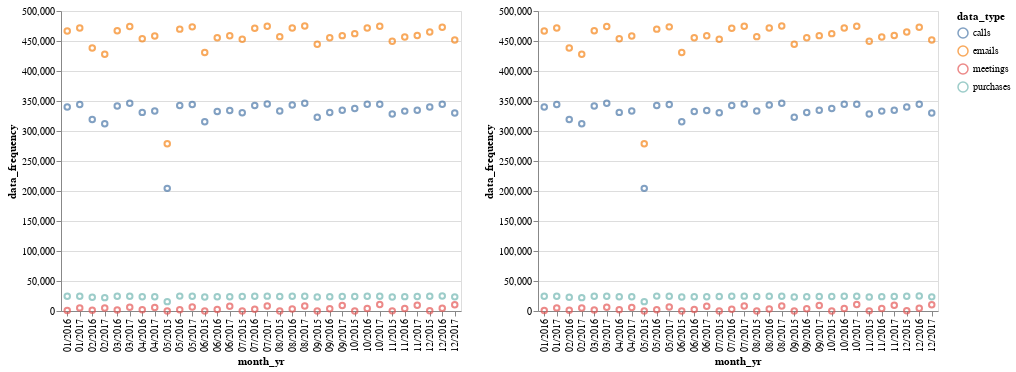

Notebook source saved alongside this figure:
### Code cell
combined_chart

### Figure 1 — Vega-Lite specification as saved in the notebook (floating-point values rounded to 4 significant figures)
{"$schema": "https://vega.github.io/schema/vega-lite/v2.4.3.json", "config": {"view": {"height": 300, "width": 400}}, "hconcat": [{"data": {"values": [{"Unnamed: 0": 0, "data_frequency": 346272, "data_type": "calls", "month_yr": "08/2017"}, {"Unnamed: 0": 1, "data_frequency": 346099, "data_type": "calls", "month_yr": "03/2017"}, {"Unnamed: 0": 2, "data_frequency": 345150, "data_type": "calls", "month_yr": "07/2017"}, {"Unnamed: 0": 3, "data_frequency": 344694, "data_type": "calls", "month_yr": "12/2016"}, {"Unnamed: 0": 4, "data_frequency": 344610, "data_type": "calls", "month_yr": "10/2017"}, {"Unnamed: 0": 5, "data_frequency": 344508, "data_type": "calls", "month_yr": "10/2016"}, {"Unnamed: 0": 6, "data_frequency": 344347, "data_type": "calls", "month_yr": "05/2017"}, {"Unnamed: 0": 7, "data_frequency": 344216, "data_type": "calls", "month_yr": "01/2017"}, {"Unnamed: 0": 8, "data_frequency": 343234, "data_type": "calls", "month_yr": "08/2016"}, {"Unnamed: 0": 9, "data_frequency": 342506, "data_type": "calls", "month_yr": "07/2016"}, {"Unnamed: 0": 10, "data_frequency": 342459, "data_type": "calls", "month_yr": "05/2016"}, {"Unnamed: 0": 11, "data_frequency": 341550, "data_type": "calls", "month_yr": "03/2016"}, {"Unnamed: 0": 12, "data_frequency": 339990, "data_type": "calls", "month_yr": "12/2015"}, {"Unnamed: 0": 13, "data_frequency": 339906, "data_type": "calls", "month_yr": "01/2016"}, {"Unnamed: 0": 14, "data_frequency": 337336, "data_type": "calls", "month_yr": "10/2015"}, {"Unnamed: 0": 15, "data_frequency": 334665, "data_type": "calls", "month_yr": "11/2017"}, {"Unnamed: 0": 16, "data_frequency": 334552, "data_type": "calls", "month_yr": "09/2017"}, {"Unnamed: 0": 17, "data_frequency": 334337, "data_type": "calls", "month_yr": "06/2017"}, {"Unnamed: 0": 18, "data_frequency": 333258, "data_type": "calls", "month_yr": "04/2017"}, {"Unnamed: 0": 19, "data_frequency": 333176, "data_type": "calls", "month_yr": "08/2015"}, {"Unnamed: 0": 20, "data_frequency": 333132, "data_type": "calls", "month_yr": "11/2016"}, {"Unnamed: 0": 21, "data_frequency": 332513, "data_type": "calls", "month_yr": "06/2016"}, {"Unnamed: 0": 22, "data_frequency": 331032, "data_type": "calls", "month_yr": "04/2016"}, {"Unnamed: 0": 23, "data_frequency": 330734, "data_type": "calls", "month_yr": "09/2016"}, {"Unnamed: 0": 24, "data_frequency": 330263, "data_type": "calls", "month_yr": "07/2015"}, {"Unnamed: 0": 25, "data_frequency": 330006, "data_type": "calls", "month_yr": "12/2017"}, {"Unnamed: 0": 26, "data_frequency": 328179, "data_type": "calls", "month_yr": "11/2015"}, {"Unnamed: 0": 27, "data_frequency": 322890, "data_type": "calls", "month_yr": "09/2015"}, {"Unnamed: 0": 28, "data_frequency": 319085, "data_type": "calls", "month_yr": "02/2016"}, {"Unnamed: 0": 29, "data_frequency": 315483, "data_type": "calls", "month_yr": "06/2015"}, {"Unnamed: 0": 30, "data_frequency": 312271, "data_type": "calls", "month_yr": "02/2017"}, {"Unnamed: 0": 31, "data_frequency": 204382, "data_type": "calls", "month_yr": "05/2015"}, {"Unnamed: 0": 32, "data_frequency": 474960, "data_type": "emails", "month_yr": "08/2017"}, {"Unnamed: 0": 33, "data_frequency": 474712, "data_type": "emails", "month_yr": "10/2017"}, {"Unnamed: 0": 34, "data_frequency": 474550, "data_type": "emails", "month_yr": "07/2017"}, {"Unnamed: 0": 35, "data_frequency": 474075, "data_type": "emails", "month_yr": "03/2017"}, {"Unnamed: 0": 36, "data_frequency": 473553, "data_type": "emails", "month_yr": "05/2017"}, {"Unnamed: 0": 37, "data_frequency": 473082, "data_type": "emails", "month_yr": "12/2016"}, {"Unnamed: 0": 38, "data_frequency": 471712, "data_type": "emails", "month_yr": "01/2017"}, {"Unnamed: 0": 39, "data_frequency": 471527, "data_type": "emails", "month_yr": "08/2016"}, {"Unnamed: 0": 40, "data_frequency": 471521, "data_type": "emails", "month_yr": "10/2016"}, {"Unnamed: 0": 41, "data_frequency": 471138, "data_type": "emails", "month_yr": "07/2016"}, {"Unnamed: 0": 42, "data_frequency": 469781, "data_type": "emails", "month_yr": "05/2016"}, {"Unnamed: 0": 43, "data_frequency": 467041, "data_type": "emails", "month_yr": "03/2016"}, {"Unnamed: 0": 44, "data_frequency": 466783, "data_type": "emails", "month_yr": "01/2016"}, {"Unnamed: 0": 45, "data_frequency": 465009, "data_type": "emails", "month_yr": "12/2015"}, {"Unnamed: 0": 46, "data_frequency": 462288, "data_type": "emails", "month_yr": "10/2015"}, {"Unnamed: 0": 47, "data_frequency": 459078, "data_type": "emails", "month_yr": "11/2017"}, {"Unnamed: 0": 48, "data_frequency": 458953, "data_type": "emails", "month_yr": "09/2017"}, {"Unnamed: 0": 49, "data_frequency": 458859, "data_type": "emails", "month_yr": "06/2017"}, {"Unnamed: 0": 50, "data_frequency": 458219, "data_type": "emails", "month_yr": "04/2017"}, {"Unnamed: 0": 51, "data_frequency": 457283, "data_type": "emails", "month_yr": "08/2015"}, {"Unnamed: 0": 52, "data_frequency": 456627, "data_type": "emails", "month_yr": "11/2016"}, {"Unnamed: 0": 53, "data_frequency": 455505, "data_type": "emails", "month_yr": "09/2016"}, {"Unnamed: 0": 54, "data_frequency": 455437, "data_type": "emails", "month_yr": "06/2016"}, {"Unnamed: 0": 55, "data_frequency": 453899, "data_type": "emails", "month_yr": "04/2016"}, {"Unnamed: 0": 56, "data_frequency": 453015, "data_type": "emails", "month_yr": "07/2015"}, {"Unnamed: 0": 57, "data_frequency": 451557, "data_type": "emails", "month_yr": "12/2017"}, {"Unnamed: 0": 58, "data_frequency": 449538, "data_type": "emails", "month_yr": "11/2015"}, {"Unnamed: 0": 59, "data_frequency": 444527, "data_type": "emails", "month_yr": "09/2015"}, {"Unnamed: 0": 60, "data_frequency": 438439, "data_type": "emails", "month_yr": "02/2016"}, {"Unnamed: 0": 61, "data_frequency": 430825, "data_type": "emails", "month_yr": "06/2015"}, {"Unnamed: 0": 62, "data_frequency": 427797, "data_type": "emails", "month_yr": "02/2017"}, {"Unnamed: 0": 63, "data_frequency": 278795, "data_type": "emails", "month_yr": "05/2015"}, {"Unnamed: 0": 64, "data_frequency": 25056, "data_type": "purchases", "month_yr": "12/2016"}, {"Unnamed: 0": 65, "data_frequency": 24792, "data_type": "purchases", "month_yr": "05/2016"}, {"Unnamed: 0": 66, "data_frequency": 24786, "data_type": "purchases", "month_yr": "07/2017"}, {"Unnamed: 0": 67, "data_frequency": 24710, "data_type": "purchases", "month_yr": "08/2017"}, {"Unnamed: 0": 68, "data_frequency": 24660, "data_type": "purchases", "month_yr": "08/2016"}, {"Unnamed: 0": 69, "data_frequency": 24651, "data_type": "purchases", "month_yr": "03/2017"}, {"Unnamed: 0": 70, "data_frequency": 24599, "data_type": "purchases", "month_yr": "05/2017"}, {"Unnamed: 0": 71, "data_frequency": 24595, "data_type": "purchases", "month_yr": "10/2016"}, {"Unnamed: 0": 72, "data_frequency": 24536, "data_type": "purchases", "month_yr": "01/2017"}, {"Unnamed: 0": 73, "data_frequency": 24501, "data_type": "purchases", "month_yr": "07/2016"}, {"Unnamed: 0": 74, "data_frequency": 24500, "data_type": "purchases", "month_yr": "10/2017"}, {"Unnamed: 0": 75, "data_frequency": 24478, "data_type": "purchases", "month_yr": "01/2016"}, {"Unnamed: 0": 76, "data_frequency": 24472, "data_type": "purchases", "month_yr": "03/2016"}, {"Unnamed: 0": 77, "data_frequency": 24460, "data_type": "purchases", "month_yr": "12/2015"}, {"Unnamed: 0": 78, "data_frequency": 24310, "data_type": "purchases", "month_yr": "10/2015"}, {"Unnamed: 0": 79, "data_frequency": 24299, "data_type": "purchases", "month_yr": "08/2015"}, {"Unnamed: 0": 80, "data_frequency": 24036, "data_type": "purchases", "month_yr": "09/2017"}, {"Unnamed: 0": 81, "data_frequency": 23993, "data_type": "purchases", "month_yr": "11/2017"}, {"Unnamed: 0": 82, "data_frequency": 23978, "data_type": "purchases", "month_yr": "07/2015"}, {"Unnamed: 0": 83, "data_frequency": 23941, "data_type": "purchases", "month_yr": "11/2016"}, {"Unnamed: 0": 84, "data_frequency": 23846, "data_type": "purchases", "month_yr": "06/2016"}, {"Unnamed: 0": 85, "data_frequency": 23696, "data_type": "purchases", "month_yr": "04/2016"}, {"Unnamed: 0": 86, "data_frequency": 23695, "data_type": "purchases", "month_yr": "06/2017"}, {"Unnamed: 0": 87, "data_frequency": 23645, "data_type": "purchases", "month_yr": "04/2017"}, {"Unnamed: 0": 88, "data_frequency": 23564, "data_type": "purchases", "month_yr": "09/2016"}, {"Unnamed: 0": 89, "data_frequency": 23545, "data_type": "purchases", "month_yr": "12/2017"}, {"Unnamed: 0": 90, "data_frequency": 23442, "data_type": "purchases", "month_yr": "11/2015"}, {"Unnamed: 0": 91, "data_frequency": 23421, "data_type": "purchases", "month_yr": "09/2015"}, {"Unnamed: 0": 92, "data_frequency": 23282, "data_type": "purchases", "month_yr": "06/2015"}, {"Unnamed: 0": 93, "data_frequency": 22803, "data_type": "purchases", "month_yr": "02/2016"}, {"Unnamed: 0": 94, "data_frequency": 22291, "data_type": "purchases", "month_yr": "02/2017"}, {"Unnamed: 0": 95, "data_frequency": 15617, "data_type": "purchases", "month_yr": "05/2015"}, {"Unnamed: 0": 96, "data_frequency": 10681, "data_type": "meetings", "month_yr": "10/2017"}, {"Unnamed: 0": 97, "data_frequency": 10406, "data_type": "meetings", "month_yr": "12/2017"}, {"Unnamed: 0": 98, "data_frequency": 9723, "data_type": "meetings", "month_yr": "11/2017"}, {"Unnamed: 0": 99, "data_frequency": 9115, "data_type": "meetings", "month_yr": "09/2017"}, {"Unnamed: 0": 100, "data_frequency": 8506, "data_type": "meetings", "month_yr": "08/2017"}, {"Unnamed: 0": 101, "data_frequency": 8424, "data_type": "meetings", "month_yr": "07/2017"}, {"Unnamed: 0": 102, "data_frequency": 7747, "data_type": "meetings", "month_yr": "06/2017"}, {"Unnamed: 0": 103, "data_frequency": 6586, "data_type": "meetings", "month_yr": "05/2017"}, {"Unnamed: 0": 104, "data_frequency": 6395, "data_type": "meetings", "month_yr": "03/2017"}, {"Unnamed: 0": 105, "data_frequency": 5909, "data_type": "meetings", "month_yr": "04/2017"}, {"Unnamed: 0": 106, "data_frequency": 5207, "data_type": "meetings", "month_yr": "01/2017"}, {"Unnamed: 0": 107, "data_frequency": 4994, "data_type": "meetings", "month_yr": "02/2017"}, {"Unnamed: 0": 108, "data_frequency": 4739, "data_type": "meetings", "month_yr": "12/2016"}, {"Unnamed: 0": 109, "data_frequency": 4206, "data_type": "meetings", "month_yr": "10/2016"}, {"Unnamed: 0": 110, "data_frequency": 4162, "data_type": "meetings", "month_yr": "11/2016"}, {"Unnamed: 0": 111, "data_frequency": 3840, "data_type": "meetings", "month_yr": "09/2016"}, {"Unnamed: 0": 112, "data_frequency": 3230, "data_type": "meetings", "month_yr": "08/2016"}, {"Unnamed: 0": 113, "data_frequency": 2872, "data_type": "meetings", "month_yr": "07/2016"}, {"Unnamed: 0": 114, "data_frequency": 2415, "data_type": "meetings", "month_yr": "06/2016"}, {"Unnamed: 0": 115, "data_frequency": 2101, "data_type": "meetings", "month_yr": "05/2016"}, {"Unnamed: 0": 116, "data_frequency": 1923, "data_type": "meetings", "month_yr": "04/2016"}, {"Unnamed: 0": 117, "data_frequency": 1525, "data_type": "meetings", "month_yr": "03/2016"}, {"Unnamed: 0": 118, "data_frequency": 1123, "data_type": "meetings", "month_yr": "02/2016"}, {"Unnamed: 0": 119, "data_frequency": 862, "data_type": "meetings", "month_yr": "01/2016"}, {"Unnamed: 0": 120, "data_frequency": 382, "data_type": "meetings", "month_yr": "12/2015"}, {"Unnamed: 0": 121, "data_frequency": 219, "data_type": "meetings", "month_yr": "11/2015"}, {"Unnamed: 0": 122, "data_frequency": 15, "data_type": "meetings", "month_yr": "09/2015"}, {"Unnamed: 0": 123, "data_frequency": 15, "data_type": "meetings", "month_yr": "05/2015"}, {"Unnamed: 0": 124, "data_frequency": 12, "data_type": "meetings", "month_yr": "10/2015"}, {"Unnamed: 0": 125, "data_frequency": 6, "data_type": "meetings", "month_yr": "08/2015"}, {"Unnamed: 0": 126, "data_frequency": 6, "data_type": "meetings", "month_yr": "06/2015"}, {"Unnamed: 0": 127, "data_frequency": 5, "data_type": "meetings", "month_yr": "07/2015"}]}, "encoding": {"color": {"field": "data_type", "type": "nominal"}, "tooltip": [{"field": "data_type", "type": "nominal"}, {"field": "data_frequency", "type": "quantitative"}], "x": {"field": "month_yr", "type": "nominal"}, "y": {"field": "data_frequency", "type": "quantitative"}}, "mark": "point", "selection": {"selector007": {"encodings": ["x"], "mark": {"fill": "#333", "fillOpacity": 0.125, "stroke": "white"}, "on": "[mousedown, window:mouseup] > window:mousemove!", "resolve": "global", "translate": "[mousedown, window:mouseup] > window:mousemove!", "type": "interval", "zoom": "wheel!"}}}, {"data": {"values": [{"Unnamed: 0": 0, "data_frequency": 346272, "data_type": "calls", "month_yr": "08/2017"}, {"Unnamed: 0": 1, "data_frequency": 346099, "data_type": "calls", "month_yr": "03/2017"}, {"Unnamed: 0": 2, "data_frequency": 345150, "data_type": "calls", "month_yr": "07/2017"}, {"Unnamed: 0": 3, "data_frequency": 344694, "data_type": "calls", "month_yr": "12/2016"}, {"Unnamed: 0": 4, "data_frequency": 344610, "data_type": "calls", "month_yr": "10/2017"}, {"Unnamed: 0": 5, "data_frequency": 344508, "data_type": "calls", "month_yr": "10/2016"}, {"Unnamed: 0": 6, "data_frequency": 344347, "data_type": "calls", "month_yr": "05/2017"}, {"Unnamed: 0": 7, "data_frequency": 344216, "data_type": "calls", "month_yr": "01/2017"}, {"Unnamed: 0": 8, "data_frequency": 343234, "data_type": "calls", "month_yr": "08/2016"}, {"Unnamed: 0": 9, "data_frequency": 342506, "data_type": "calls", "month_yr": "07/2016"}, {"Unnamed: 0": 10, "data_frequency": 342459, "data_type": "calls", "month_yr": "05/2016"}, {"Unnamed: 0": 11, "data_frequency": 341550, "data_type": "calls", "month_yr": "03/2016"}, {"Unnamed: 0": 12, "data_frequency": 339990, "data_type": "calls", "month_yr": "12/2015"}, {"Unnamed: 0": 13, "data_frequency": 339906, "data_type": "calls", "month_yr": "01/2016"}, {"Unnamed: 0": 14, "data_frequency": 337336, "data_type": "calls", "month_yr": "10/2015"}, {"Unnamed: 0": 15, "data_frequency": 334665, "data_type": "calls", "month_yr": "11/2017"}, {"Unnamed: 0": 16, "data_frequency": 334552, "data_type": "calls", "month_yr": "09/2017"}, {"Unnamed: 0": 17, "data_frequency": 334337, "data_type": "calls", "month_yr": "06/2017"}, {"Unnamed: 0": 18, "data_frequency": 333258, "data_type": "calls", "month_yr": "04/2017"}, {"Unnamed: 0": 19, "data_frequency": 333176, "data_type": "calls", "month_yr": "08/2015"}, {"Unnamed: 0": 20, "data_frequency": 333132, "data_type": "calls", "month_yr": "11/2016"}, {"Unnamed: 0": 21, "data_frequency": 332513, "data_type": "calls", "month_yr": "06/2016"}, {"Unnamed: 0": 22, "data_frequency": 331032, "data_type": "calls", "month_yr": "04/2016"}, {"Unnamed: 0": 23, "data_frequency": 330734, "data_type": "calls", "month_yr": "09/2016"}, {"Unnamed: 0": 24, "data_frequency": 330263, "data_type": "calls", "month_yr": "07/2015"}, {"Unnamed: 0": 25, "data_frequency": 330006, "data_type": "calls", "month_yr": "12/2017"}, {"Unnamed: 0": 26, "data_frequency": 328179, "data_type": "calls", "month_yr": "11/2015"}, {"Unnamed: 0": 27, "data_frequency": 322890, "data_type": "calls", "month_yr": "09/2015"}, {"Unnamed: 0": 28, "data_frequency": 319085, "data_type": "calls", "month_yr": "02/2016"}, {"Unnamed: 0": 29, "data_frequency": 315483, "data_type": "calls", "month_yr": "06/2015"}, {"Unnamed: 0": 30, "data_frequency": 312271, "data_type": "calls", "month_yr": "02/2017"}, {"Unnamed: 0": 31, "data_frequency": 204382, "data_type": "calls", "month_yr": "05/2015"}, {"Unnamed: 0": 32, "data_frequency": 474960, "data_type": "emails", "month_yr": "08/2017"}, {"Unnamed: 0": 33, "data_frequency": 474712, "data_type": "emails", "month_yr": "10/2017"}, {"Unnamed: 0": 34, "data_frequency": 474550, "data_type": "emails", "month_yr": "07/2017"}, {"Unnamed: 0": 35, "data_frequency": 474075, "data_type": "emails", "month_yr": "03/2017"}, {"Unnamed: 0": 36, "data_frequency": 473553, "data_type": "emails", "month_yr": "05/2017"}, {"Unnamed: 0": 37, "data_frequency": 473082, "data_type": "emails", "month_yr": "12/2016"}, {"Unnamed: 0": 38, "data_frequency": 471712, "data_type": "emails", "month_yr": "01/2017"}, {"Unnamed: 0": 39, "data_frequency": 471527, "data_type": "emails", "month_yr": "08/2016"}, {"Unnamed: 0": 40, "data_frequency": 471521, "data_type": "emails", "month_yr": "10/2016"}, {"Unnamed: 0": 41, "data_frequency": 471138, "data_type": "emails", "month_yr": "07/2016"}, {"Unnamed: 0": 42, "data_frequency": 469781, "data_type": "emails", "month_yr": "05/2016"}, {"Unnamed: 0": 43, "data_frequency": 467041, "data_type": "emails", "month_yr": "03/2016"}, {"Unnamed: 0": 44, "data_frequency": 466783, "data_type": "emails", "month_yr": "01/2016"}, {"Unnamed: 0": 45, "data_frequency": 465009, "data_type": "emails", "month_yr": "12/2015"}, {"Unnamed: 0": 46, "data_frequency": 462288, "data_type": "emails", "month_yr": "10/2015"}, {"Unnamed: 0": 47, "data_frequency": 459078, "data_type": "emails", "month_yr": "11/2017"}, {"Unnamed: 0": 48, "data_frequency": 458953, "data_type": "emails", "month_yr": "09/2017"}, {"Unnamed: 0": 49, "data_frequency": 458859, "data_type": "emails", "month_yr": "06/2017"}, {"Unnamed: 0": 50, "data_frequency": 458219, "data_type": "emails", "month_yr": "04/2017"}, {"Unnamed: 0": 51, "data_frequency": 457283, "data_type": "emails", "month_yr": "08/2015"}, {"Unnamed: 0": 52, "data_frequency": 456627, "data_type": "emails", "month_yr": "11/2016"}, {"Unnamed: 0": 53, "data_frequency": 455505, "data_type": "emails", "month_yr": "09/2016"}, {"Unnamed: 0": 54, "data_frequency": 455437, "data_type": "emails", "month_yr": "06/2016"}, {"Unnamed: 0": 55, "data_frequency": 453899, "data_type": "emails", "month_yr": "04/2016"}, {"Unnamed: 0": 56, "data_frequency": 453015, "data_type": "emails", "month_yr": "07/2015"}, {"Unnamed: 0": 57, "data_frequency": 451557, "data_type": "emails", "month_yr": "12/2017"}, {"Unnamed: 0": 58, "data_frequency": 449538, "data_type": "emails", "month_yr": "11/2015"}, {"Unnamed: 0": 59, "data_frequency": 444527, "data_type": "emails", "month_yr": "09/2015"}, {"Unnamed: 0": 60, "data_frequency": 438439, "data_type": "emails", "month_yr": "02/2016"}, {"Unnamed: 0": 61, "data_frequency": 430825, "data_type": "emails", "month_yr": "06/2015"}, {"Unnamed: 0": 62, "data_frequency": 427797, "data_type": "emails", "month_yr": "02/2017"}, {"Unnamed: 0": 63, "data_frequency": 278795, "data_type": "emails", "month_yr": "05/2015"}, {"Unnamed: 0": 64, "data_frequency": 25056, "data_type": "purchases", "month_yr": "12/2016"}, {"Unnamed: 0": 65, "data_frequency": 24792, "data_type": "purchases", "month_yr": "05/2016"}, {"Unnamed: 0": 66, "data_frequency": 24786, "data_type": "purchases", "month_yr": "07/2017"}, {"Unnamed: 0": 67, "data_frequency": 24710, "data_type": "purchases", "month_yr": "08/2017"}, {"Unnamed: 0": 68, "data_frequency": 24660, "data_type": "purchases", "month_yr": "08/2016"}, {"Unnamed: 0": 69, "data_frequency": 24651, "data_type": "purchases", "month_yr": "03/2017"}, {"Unnamed: 0": 70, "data_frequency": 24599, "data_type": "purchases", "month_yr": "05/2017"}, {"Unnamed: 0": 71, "data_frequency": 24595, "data_type": "purchases", "month_yr": "10/2016"}, {"Unnamed: 0": 72, "data_frequency": 24536, "data_type": "purchases", "month_yr": "01/2017"}, {"Unnamed: 0": 73, "data_frequency": 24501, "data_type": "purchases", "month_yr": "07/2016"}, {"Unnamed: 0": 74, "data_frequency": 24500, "data_type": "purchases", "month_yr": "10/2017"}, {"Unnamed: 0": 75, "data_frequency": 24478, "data_type": "purchases", "month_yr": "01/2016"}, {"Unnamed: 0": 76, "data_frequency": 24472, "data_type": "purchases", "month_yr": "03/2016"}, {"Unnamed: 0": 77, "data_frequency": 24460, "data_type": "purchases", "month_yr": "12/2015"}, {"Unnamed: 0": 78, "data_frequency": 24310, "data_type": "purchases", "month_yr": "10/2015"}, {"Unnamed: 0": 79, "data_frequency": 24299, "data_type": "purchases", "month_yr": "08/2015"}, {"Unnamed: 0": 80, "data_frequency": 24036, "data_type": "purchases", "month_yr": "09/2017"}, {"Unnamed: 0": 81, "data_frequency": 23993, "data_type": "purchases", "month_yr": "11/2017"}, {"Unnamed: 0": 82, "data_frequency": 23978, "data_type": "purchases", "month_yr": "07/2015"}, {"Unnamed: 0": 83, "data_frequency": 23941, "data_type": "purchases", "month_yr": "11/2016"}, {"Unnamed: 0": 84, "data_frequency": 23846, "data_type": "purchases", "month_yr": "06/2016"}, {"Unnamed: 0": 85, "data_frequency": 23696, "data_type": "purchases", "month_yr": "04/2016"}, {"Unnamed: 0": 86, "data_frequency": 23695, "data_type": "purchases", "month_yr": "06/2017"}, {"Unnamed: 0": 87, "data_frequency": 23645, "data_type": "purchases", "month_yr": "04/2017"}, {"Unnamed: 0": 88, "data_frequency": 23564, "data_type": "purchases", "month_yr": "09/2016"}, {"Unnamed: 0": 89, "data_frequency": 23545, "data_type": "purchases", "month_yr": "12/2017"}, {"Unnamed: 0": 90, "data_frequency": 23442, "data_type": "purchases", "month_yr": "11/2015"}, {"Unnamed: 0": 91, "data_frequency": 23421, "data_type": "purchases", "month_yr": "09/2015"}, {"Unnamed: 0": 92, "data_frequency": 23282, "data_type": "purchases", "month_yr": "06/2015"}, {"Unnamed: 0": 93, "data_frequency": 22803, "data_type": "purchases", "month_yr": "02/2016"}, {"Unnamed: 0": 94, "data_frequency": 22291, "data_type": "purchases", "month_yr": "02/2017"}, {"Unnamed: 0": 95, "data_frequency": 15617, "data_type": "purchases", "month_yr": "05/2015"}, {"Unnamed: 0": 96, "data_frequency": 10681, "data_type": "meetings", "month_yr": "10/2017"}, {"Unnamed: 0": 97, "data_frequency": 10406, "data_type": "meetings", "month_yr": "12/2017"}, {"Unnamed: 0": 98, "data_frequency": 9723, "data_type": "meetings", "month_yr": "11/2017"}, {"Unnamed: 0": 99, "data_frequency": 9115, "data_type": "meetings", "month_yr": "09/2017"}, {"Unnamed: 0": 100, "data_frequency": 8506, "data_type": "meetings", "month_yr": "08/2017"}, {"Unnamed: 0": 101, "data_frequency": 8424, "data_type": "meetings", "month_yr": "07/2017"}, {"Unnamed: 0": 102, "data_frequency": 7747, "data_type": "meetings", "month_yr": "06/2017"}, {"Unnamed: 0": 103, "data_frequency": 6586, "data_type": "meetings", "month_yr": "05/2017"}, {"Unnamed: 0": 104, "data_frequency": 6395, "data_type": "meetings", "month_yr": "03/2017"}, {"Unnamed: 0": 105, "data_frequency": 5909, "data_type": "meetings", "month_yr": "04/2017"}, {"Unnamed: 0": 106, "data_frequency": 5207, "data_type": "meetings", "month_yr": "01/2017"}, {"Unnamed: 0": 107, "data_frequency": 4994, "data_type": "meetings", "month_yr": "02/2017"}, {"Unnamed: 0": 108, "data_frequency": 4739, "data_type": "meetings", "month_yr": "12/2016"}, {"Unnamed: 0": 109, "data_frequency": 4206, "data_type": "meetings", "month_yr": "10/2016"}, {"Unnamed: 0": 110, "data_frequency": 4162, "data_type": "meetings", "month_yr": "11/2016"}, {"Unnamed: 0": 111, "data_frequency": 3840, "data_type": "meetings", "month_yr": "09/2016"}, {"Unnamed: 0": 112, "data_frequency": 3230, "data_type": "meetings", "month_yr": "08/2016"}, {"Unnamed: 0": 113, "data_frequency": 2872, "data_type": "meetings", "month_yr": "07/2016"}, {"Unnamed: 0": 114, "data_frequency": 2415, "data_type": "meetings", "month_yr": "06/2016"}, {"Unnamed: 0": 115, "data_frequency": 2101, "data_type": "meetings", "month_yr": "05/2016"}, {"Unnamed: 0": 116, "data_frequency": 1923, "data_type": "meetings", "month_yr": "04/2016"}, {"Unnamed: 0": 117, "data_frequency": 1525, "data_type": "meetings", "month_yr": "03/2016"}, {"Unnamed: 0": 118, "data_frequency": 1123, "data_type": "meetings", "month_yr": "02/2016"}, {"Unnamed: 0": 119, "data_frequency": 862, "data_type": "meetings", "month_yr": "01/2016"}, {"Unnamed: 0": 120, "data_frequency": 382, "data_type": "meetings", "month_yr": "12/2015"}, {"Unnamed: 0": 121, "data_frequency": 219, "data_type": "meetings", "month_yr": "11/2015"}, {"Unnamed: 0": 122, "data_frequency": 15, "data_type": "meetings", "month_yr": "09/2015"}, {"Unnamed: 0": 123, "data_frequency": 15, "data_type": "meetings", "month_yr": "05/2015"}, {"Unnamed: 0": 124, "data_frequency": 12, "data_type": "meetings", "month_yr": "10/2015"}, {"Unnamed: 0": 125, "data_frequency": 6, "data_type": "meetings", "month_yr": "08/2015"}, {"Unnamed: 0": 126, "data_frequency": 6, "data_type": "meetings", "month_yr": "06/2015"}, {"Unnamed: 0": 127, "data_frequency": 5, "data_type": "meetings", "month_yr": "07/2015"}]}, "encoding": {"color": {"field": "data_type", "type": "nominal"}, "tooltip": [{"field": "data_type", "type": "nominal"}, {"field": "data_frequency", "type": "quantitative"}], "x": {"field": "month_yr", "type": "nominal"}, "y": {"field": "data_frequency", "type": "quantitative"}}, "mark": "point", "selection": {"selector007": {"encodings": ["x"], "mark": {"fill": "#333", "fillOpacity": 0.125, "stroke": "white"}, "on": "[mousedown, window:mouseup] > window:mousemove!", "resolve": "global", "translate": "[mousedown, window:mouseup] > window:mousemove!", "type": "interval", "zoom": "wheel!"}}, "transform": [{"filter": {"selection": "selector007"}}]}]}
